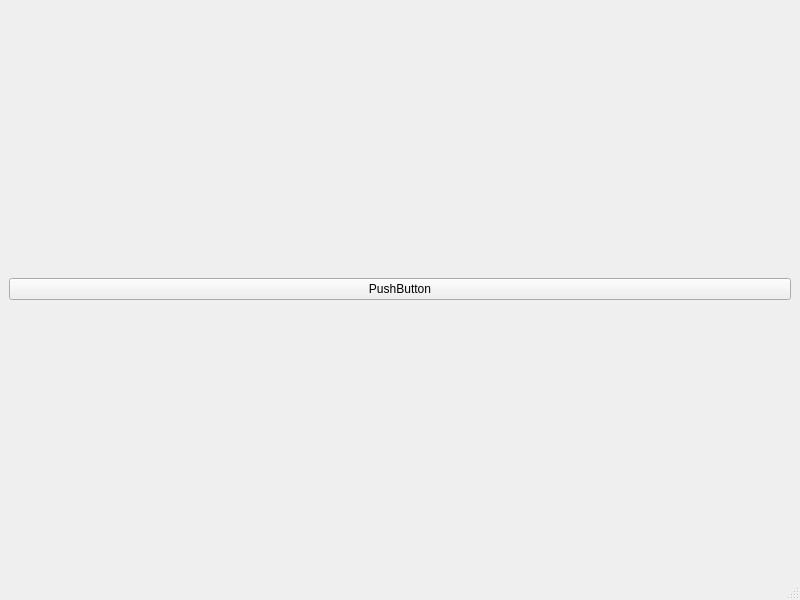
<?xml version="1.0" encoding="UTF-8"?>
<ui version="4.0">
 <class>MainWindow</class>
 <widget class="QMainWindow" name="MainWindow">
  <property name="geometry">
   <rect>
    <x>0</x>
    <y>0</y>
    <width>800</width>
    <height>600</height>
   </rect>
  </property>
  <property name="windowTitle">
   <string>123</string>
  </property>
  <property name="windowIcon">
   <iconset theme="QIcon::ThemeIcon::WeatherClear"/>
  </property>
  <widget class="QWidget" name="centralwidget">
   <layout class="QGridLayout" name="gridLayout_2">
    <item row="0" column="0">
     <widget class="QPushButton" name="pushButton">
      <property name="cursor">
       <cursorShape>PointingHandCursor</cursorShape>
      </property>
      <property name="locale">
       <locale language="Chinese" country="China"/>
      </property>
      <property name="text">
       <string>PushButton</string>
      </property>
     </widget>
    </item>
   </layout>
   <widget class="QWidget" name="gridLayoutWidget">
    <property name="geometry">
     <rect>
      <x>-1</x>
      <y>-1</y>
      <width>16</width>
      <height>16</height>
     </rect>
    </property>
    <layout class="QGridLayout" name="gridLayout"/>
   </widget>
   <zorder>gridLayoutWidget</zorder>
   <zorder>pushButton</zorder>
  </widget>
  <widget class="QMenuBar" name="menubar">
   <property name="geometry">
    <rect>
     <x>0</x>
     <y>0</y>
     <width>800</width>
     <height>29</height>
    </rect>
   </property>
  </widget>
  <widget class="QStatusBar" name="statusbar"/>
  <action name="action_zh_CN">
   <property name="text">
    <string>简体中文</string>
   </property>
  </action>
  <action name="action_zh_TW">
   <property name="text">
    <string>繁體中文</string>
   </property>
  </action>
  <action name="action_en_US">
   <property name="text">
    <string>English</string>
   </property>
  </action>
 </widget>
 <resources/>
 <connections/>
</ui>
